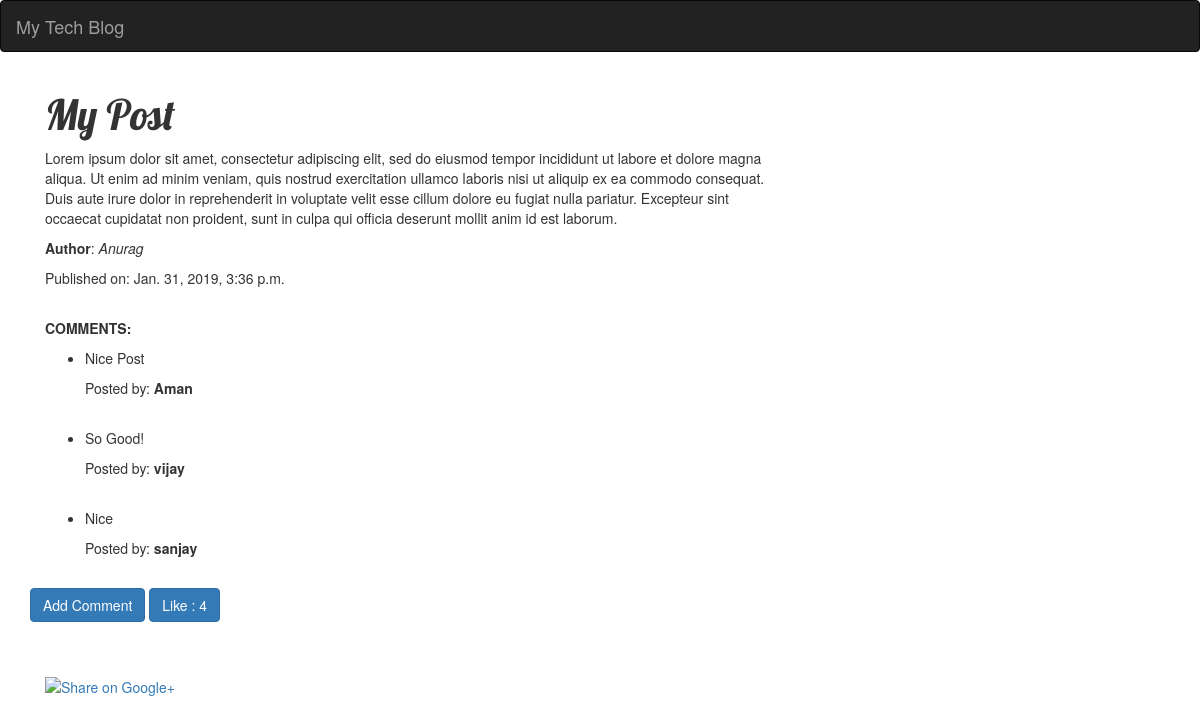
/post/5/, run on the app's committed database.
### blog/models.py (models this page shows, shortened)
class Post(models.Model):
    author = models.ForeignKey('auth.User',on_delete = models.CASCADE)
    title = models.CharField(max_length = 200)
    text = models.TextField()
    create_date = models.DateTimeField(default = timezone.now())
    published_date = models.DateTimeField(blank = True,null = True)
    like = models.PositiveIntegerField(default = 0)

class Comment(models.Model):
    post = models.ForeignKey('blog.Post',related_name ='comments',on_delete = models.CASCADE)
    author = models.CharField(max_length = 200)
    text = models.TextField()
    create_date = models.DateTimeField(default = timezone.now())

### blog/views.py (the view)
# urls.py: url(r'^post/(?P<pk>[-\w]+)/$',views.PostDetailView.as_view(),name='post_detail'),
class PostDetailView(DetailView):
    model = Post

### blog/templates/blog/post_detail.html (shortened to what this page needs)
{% extends 'blog/base.html' %}
{% block content %}
<h3 class="posttitle">{{post.title|safe}}</h3>
    <p>{{ post.text|safe|linebreaksbr}}</p>
    <p><strong>Author</strong>:<i> {{ post.author|title }} </i></p>
    {% if post.published_date %}
    <p class="date postdate">Published on: {{post.published_date}}</p>
    {% endif %}
    {% if post.published_date %}
    <br>
    <p><strong>COMMENTS:</strong></p>
    {% for comment in post.comments.all %}
    <ul>
    <li>{{ comment.text|safe }}
      Posted by: <strong>{{ comment.author }}</strong></li>
      <br>
    </ul>
    {% endfor %}
    {% endif %}
    {% if post.published_date %}
    <div class="row">
    <a class = "btn btn-primary " href="{% url 'blog:add_comment_to_post' pk=post.pk %}">Add Comment</a>
    <a class = "btn btn-primary " href="{% url 'blog:like' pk=post.pk %}">Like : {{ post.like }}</a>
    </div>
    {% endif %}
    <br>
{%  endblock %}
{% block buttoncontent %}
    {% if post.published_date %}
    <iframe src="https://www.facebook.com/plugins/share_button.php?href={{request.build_absolute_uri}}&layout=button&size=large&mobile_iframe=true&width=73&height=28&appId"
            width="73" height="28" style="border:none;overflow:hidden" scrolling="no" frameborder="0" allowTransparency="true"
            allow="encrypted-media"></iframe>
    <br>
    <a href="https://plus.google.com/share?url={{request.build_absolute_uri}}" onclick="javascript:window.open(this.href,
    '', 'menubar=no,toolbar=no,resizable=yes,scrollbars=yes,height=600,width=600');return false;"><img
    src="https://www.gstatic.com/images/icons/gplus-32.png" alt="Share on Google+"/></a>
    {% endif %}
{% endblock%}

### blog/static/css/blog.css (style rules this page uses)
.posttitle { font-family: 'Lobster', cursive; font-size: 3em; }

### data on the page
Post: title "My Post", text "Lorem ipsum dolor sit amet, consectetur adipiscing elit, sed do eiusmod tempor incididunt ut labore et dolore magna aliqua. Ut enim ad minim veniam, quis nostrud exercitation ullamco laboris nisi ut aliquip ex ea commodo consequat. Duis aute irure dolor in reprehenderit in voluptate velit esse cillum dolore eu fugiat nulla pariatur. Excepteur sint occaecat cupidatat non proident, sunt in culpa qui officia deserunt mollit anim id est laborum.", author "Anurag", published_date "Jan. 31, 2019, 3:36 p.m.", like "4"
Comment: text "Nice Post", author "Aman"
Comment: text "So Good!", author "vijay"
Comment: text "Nice", author "sanjay"
